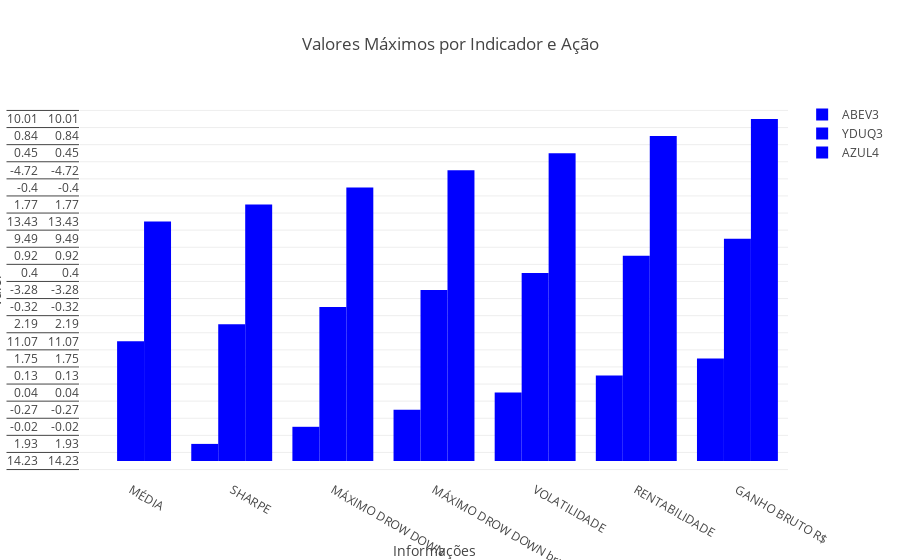

The notebook cell saved with this chart:
### Code cell
tickers = ['ABEV3', 'YDUQ3','AZUL4']
best_tickers = df.loc[: , ['MÉDIA' ,'SHARPE', 'MÁXIMO DROW DOWN', 'MÁXIMO DROW DOWN bruto', 'VOLATILIDADE', 'RENTABILIDADE', 'GANHO BRUTO R$']].idxmax().values

max_values = df.loc[: , ['MÉDIA' ,'SHARPE', 'MÁXIMO DROW DOWN', 'MÁXIMO DROW DOWN bruto', 'VOLATILIDADE', 'RENTABILIDADE', 'GANHO BRUTO R$']].max().values
info = df.loc[: , ['MÉDIA' ,'SHARPE', 'MÁXIMO DROW DOWN', 'MÁXIMO DROW DOWN bruto', 'VOLATILIDADE', 'RENTABILIDADE', 'GANHO BRUTO R$']].max().index.values

acoes_selecionadas = tickers
acoes_selecionadas
info
figura = go.Figure()

# Adiciona barras para cada indicador
for acao in acoes_selecionadas:
    figura.add_trace(go.Bar(name=acao, x=info, 
                            y=round(df.loc[df.index == acao, info],2),
                            marker_color='blue',)
                            )
    
    
# Layout do gráfico
figura.update_layout(barmode='group', title='Valores Máximos por Indicador e Ação',
                    xaxis_title='Informações', yaxis_title='Valor',)
# st.plotly_chart(figura)
figura.show()

### Figure 1 — Plotly figure (JSON) as saved in the notebook; plotly's stock layout.template omitted (floating-point values rounded to 4 significant figures)
{"data": [{"marker": {"color": "blue"}, "name": "ABEV3", "type": "bar", "x": ["MÉDIA", "SHARPE", "MÁXIMO DROW DOWN", "MÁXIMO DROW DOWN bruto", "VOLATILIDADE", "RENTABILIDADE", "GANHO BRUTO R$"], "y": [[14.23, 1.93, -0.02, -0.27, 0.04, 0.13, 1.75], [14.23, 1.93, -0.02, -0.27, 0.04, 0.13, 1.75], [14.23, 1.93, -0.02, -0.27, 0.04, 0.13, 1.75], [14.23, 1.93, -0.02, -0.27, 0.04, 0.13, 1.75], [14.23, 1.93, -0.02, -0.27, 0.04, 0.13, 1.75], [14.23, 1.93, -0.02, -0.27, 0.04, 0.13, 1.75]]}, {"marker": {"color": "blue"}, "name": "YDUQ3", "type": "bar", "x": ["MÉDIA", "SHARPE", "MÁXIMO DROW DOWN", "MÁXIMO DROW DOWN bruto", "VOLATILIDADE", "RENTABILIDADE", "GANHO BRUTO R$"], "y": [[11.07, 2.19, -0.32, -3.28, 0.4, 0.92, 9.49], [11.07, 2.19, -0.32, -3.28, 0.4, 0.92, 9.49], [11.07, 2.19, -0.32, -3.28, 0.4, 0.92, 9.49], [11.07, 2.19, -0.32, -3.28, 0.4, 0.92, 9.49], [11.07, 2.19, -0.32, -3.28, 0.4, 0.92, 9.49], [11.07, 2.19, -0.32, -3.28, 0.4, 0.92, 9.49]]}, {"marker": {"color": "blue"}, "name": "AZUL4", "type": "bar", "x": ["MÉDIA", "SHARPE", "MÁXIMO DROW DOWN", "MÁXIMO DROW DOWN bruto", "VOLATILIDADE", "RENTABILIDADE", "GANHO BRUTO R$"], "y": [[13.43, 1.77, -0.4, -4.72, 0.45, 0.84, 10.01], [13.43, 1.77, -0.4, -4.72, 0.45, 0.84, 10.01], [13.43, 1.77, -0.4, -4.72, 0.45, 0.84, 10.01], [13.43, 1.77, -0.4, -4.72, 0.45, 0.84, 10.01], [13.43, 1.77, -0.4, -4.72, 0.45, 0.84, 10.01], [13.43, 1.77, -0.4, -4.72, 0.45, 0.84, 10.01]]}], "layout": {"barmode": "group", "title": {"text": "Valores Máximos por Indicador e Ação"}, "xaxis": {"title": {"text": "Informações"}}, "yaxis": {"title": {"text": "Valor"}}}}
